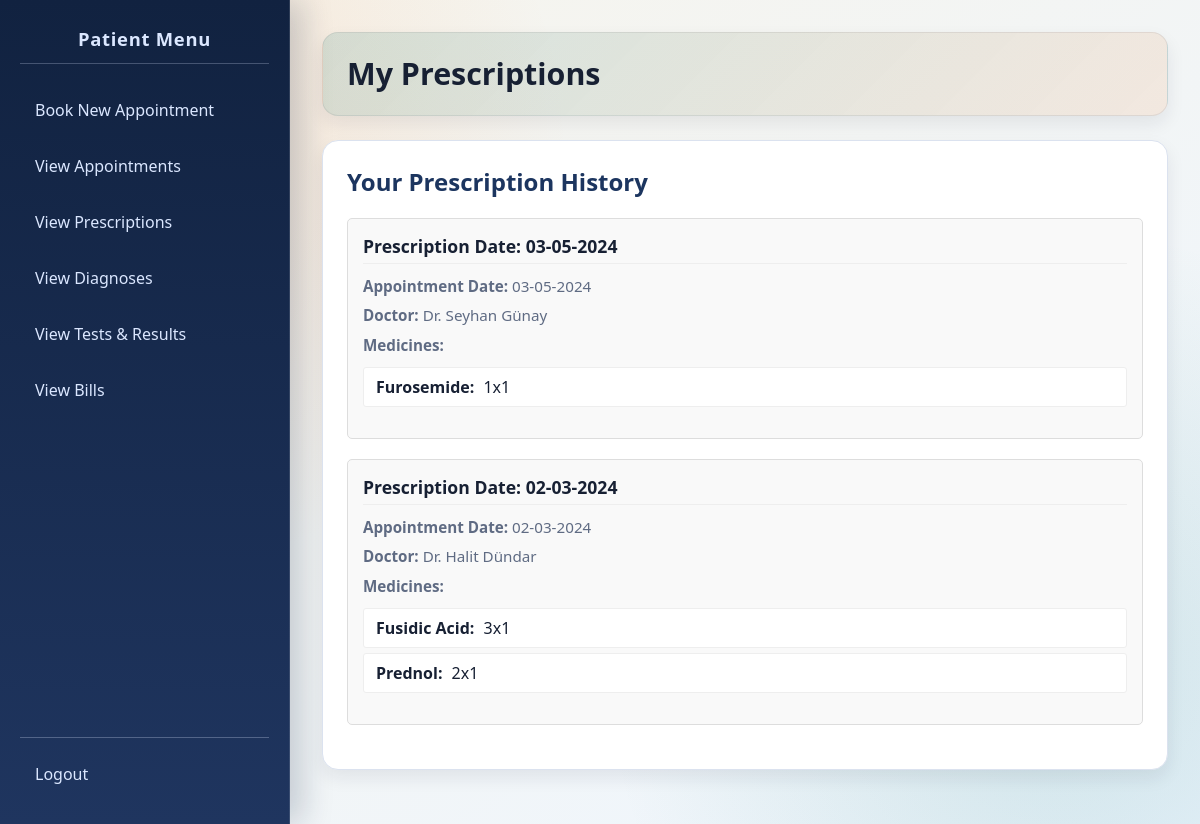
Page /patient/view_prescriptions.php (signed in) on the committed database.
### tables this page shows
CREATE TABLE `Appointment_Treatment` (
  `Appointment_ID` int(11) NOT NULL,
  `Medical_Treatment_ID` int(11) NOT NULL,
  `Dosage` varchar(50) DEFAULT NULL
);

CREATE TABLE `Appointment` (
  `Appointment_ID` int(11) NOT NULL,
  `Patient_ID` bigint(20) NOT NULL,
  `Doctor_ID` int(11) NOT NULL,
  `Nurse_ID` int(11) DEFAULT NULL,
  `Appointment_Date` date NOT NULL,
  `Appointment_Time` time NOT NULL,
  `Follow_Up_Appointment_ID` int(11) DEFAULT NULL,
  `Status` varchar(50) DEFAULT 'Scheduled'
);

CREATE TABLE `Medical_Treatment` (
  `Medical_Treatment_ID` int(11) NOT NULL,
  `Medical_Treatment` varchar(255) NOT NULL,
  `Treatment_Type` enum('Procedure','Medication','Other') NOT NULL DEFAULT 'Procedure',
  `Medication_Name` varchar(255) DEFAULT NULL,
  `Default_Dosage` varchar(50) DEFAULT NULL
);

### patient/view_prescriptions.php (the view, shortened to what this page needs)
<?php
require_once '../includes/db_connect.php';
$patient_id = $_SESSION['user_id'];
$prescriptions = [];
$fetch_error = null;
$sql = "SELECT
            atr.`Appointment_ID` AS `Prescription_ID`,
            a.`Appointment_Date` AS `Prescription_Date`,
            atr.`Dosage`,
            mt.`Medication_Name` AS `Medicine_Name`,
            a.`Appointment_Date` AS `Appointment_Date`,
            d.`Doctor_First_Name`,
            d.`Doctor_Last_Name`
        FROM `Appointment_Treatment` atr
        JOIN `Appointment` a ON atr.`Appointment_ID` = a.`Appointment_ID`
        JOIN `Medical_Treatment` mt ON atr.`Medical_Treatment_ID` = mt.`Medical_Treatment_ID`
        JOIN `Doctor` d ON a.`Doctor_ID` = d.`Doctor_ID`
        WHERE a.`Patient_ID` = ?
          AND mt.`Treatment_Type` = 'Medication'
          AND mt.`Medication_Name` IS NOT NULL
        ORDER BY a.`Appointment_Date` DESC, atr.`Appointment_ID` DESC, mt.`Medication_Name` ASC";
$stmt = $conn->prepare($sql);
if ($stmt) {
    $stmt->bind_param("i", $patient_id);
    $stmt->execute();
    $result = $stmt->get_result();
    while ($row = $result->fetch_assoc()) {
        $prescription_id = $row['Prescription_ID'];
        if (!isset($prescriptions[$prescription_id])) {
            $prescriptions[$prescription_id] = [
                'Prescription_Date' => $row['Prescription_Date'],
                'Appointment_Date' => $row['Appointment_Date'],
                'Doctor_Name' => $row['Doctor_First_Name'] . ' ' . $row['Doctor_Last_Name'],
                'Medicines' => []
            ];
        }
        $prescriptions[$prescription_id]['Medicines'][] = [
            'Medicine_Name' => $row['Medicine_Name'],
            'Dosage' => $row['Dosage']
        ];
    }
} else {
    $fetch_error = "Error fetching prescriptions: " . $conn->error;
}
?>
<!DOCTYPE html>
<html lang="en">
<head>
    <link rel="stylesheet" href="../css/style.css">
</head>
<body>
    <div class="sidebar">
        <h2>Patient Menu</h2>
        <ul>
            <li><a href="book_appointment.php">Book New Appointment</a></li>
            <li><a href="view_appointments.php">View Appointments</a></li>
            <li><a href="view_prescriptions.php">View Prescriptions</a></li>
            <li><a href="view_diagnoses.php">View Diagnoses</a></li>
            <li><a href="view_tests.php">View Tests & Results</a></li>
            <li><a href="view_bills.php">View Bills</a></li>
        </ul>
        <div class="logout-link">
             <a href="../logout.php">Logout</a>
        </div>
    </div>
    <div class="main-content">
        <div class="header">
             <h1>My Prescriptions</h1>
        </div>
        <div class="content-section">
            <h2>Your Prescription History</h2>
             <?php if ($fetch_error): ?>
                <p style="color: red;"><?php echo htmlspecialchars($fetch_error); ?></p>
            <?php elseif (empty($prescriptions)): ?>
                <p class="no-prescriptions">You do not have any prescriptions recorded.</p>
            <?php else: ?>
                <div class="prescription-list">
                    <?php foreach ($prescriptions as $id => $prescription): ?>
                        <div class="prescription-card">
                            <h3>
                                Prescription Date: <?php echo htmlspecialchars(date("d-m-Y", strtotime($prescription['Prescription_Date']))); ?>
                            </h3>
                            <p><strong>Appointment Date:</strong> <?php echo htmlspecialchars(date("d-m-Y", strtotime($prescription['Appointment_Date']))); ?></p>
                            <p><strong>Doctor:</strong> Dr. <?php echo htmlspecialchars($prescription['Doctor_Name']); ?></p>
                            <p><strong>Medicines:</strong></p>
                            <ul>
                                <?php foreach ($prescription['Medicines'] as $medicine): ?>
                                    <li>
                                        <strong><?php echo htmlspecialchars($medicine['Medicine_Name']); ?>:</strong>
                                        <?php echo htmlspecialchars($medicine['Dosage']); ?>
                                    </li>
                                <?php endforeach; ?>
                            </ul>
                        </div>
                    <?php endforeach; ?>
                </div>
            <?php endif; ?>
        </div>
    </div>
</body>
</html>

### css/style.css (style rules this page uses)
:root { --bg-start: #f7f4eb; --bg-end: #eef6ff; --panel: #ffffff; --ink: #172033; --muted: #5f6b83; --line: #dbe2ef; --accent: #0f766e; --accent-2: #f97316; --nav-start: #112240; --nav-end: #1f355f; --radius: 16px; --shadow-lg: 0 20px 40px rgba(17, 34, 64, 0.15); --shadow-sm: 0 8px 18px rgba(20, 30, 48, 0.08); }
* { box-sizing: border-box; }
body { font-family: "Trebuchet MS", "Segoe UI", sans-serif; margin: 0; min-height: 100vh; color: var(--ink); background: radial-gradient(circle at 12% 18%, rgba(249, 115, 22, 0.12), transparent 34%), radial-gradient(circle at 88% 82%, rgba(15, 118, 110, 0.14), transparent 36%), linear-gradient(145deg, var(--bg-start), var(--bg-end)); display: flex; }
.sidebar { width: 290px; color: #dbe7ff; padding: 26px 20px; display: flex; flex-direction: column; background: linear-gradient(180deg, var(--nav-start), var(--nav-end)); border-right: 1px solid rgba(255, 255, 255, 0.12); box-shadow: 12px 0 30px rgba(17, 34, 64, 0.2); }
.sidebar h2 { margin: 0 0 22px; text-align: center; font-size: 1.15rem; letter-spacing: 0.04em; padding-bottom: 12px; border-bottom: 1px solid rgba(219, 231, 255, 0.25); }
.sidebar ul { list-style: none; margin: 0; padding: 0; flex-grow: 1; }
.sidebar li { margin-bottom: 8px; }
.sidebar a { text-decoration: none; color: #dbe7ff; display: block; padding: 12px 14px; border-radius: 10px; border: 1px solid transparent; transition: transform 0.2s ease, background-color 0.2s ease, border-color 0.2s ease; }
.sidebar .logout-link { margin-top: auto; padding-top: 12px; border-top: 1px solid rgba(219, 231, 255, 0.28); }
.main-content { flex: 1; padding: 32px; overflow-y: auto; }
.main-content .header { padding: 22px 24px; margin-bottom: 24px; border-radius: var(--radius); background: linear-gradient(135deg, rgba(15, 118, 110, 0.14), rgba(249, 115, 22, 0.1)); border: 1px solid rgba(23, 32, 51, 0.08); box-shadow: var(--shadow-sm); }
.main-content .header h1 { margin: 0; font-size: 1.9rem; line-height: 1.25; }
.content-section { background: var(--panel); padding: 24px; border-radius: var(--radius); border: 1px solid var(--line); box-shadow: var(--shadow-sm); margin-bottom: 22px; }
.content-section h2 { margin-top: 0; color: #1c355f; }
.content-section p { color: var(--muted); line-height: 1.6; }
a { color: var(--accent); }

### patient/view_prescriptions.php (style rules this page uses)
.prescription-list { margin-top: 20px; }
.prescription-card { background-color: #f9f9f9; border: 1px solid #ddd; border-radius: 5px; padding: 15px; margin-bottom: 20px; }
.prescription-card h3 { margin-top: 0; margin-bottom: 10px; border-bottom: 1px solid #eee; padding-bottom: 5px; font-size: 1.1em; }
.prescription-card p { margin: 5px 0; font-size: 0.95em; }
.prescription-card ul { list-style: none; padding-left: 0; margin-top: 10px; }
.prescription-card li { background-color: #fff; border: 1px solid #eee; padding: 8px 12px; margin-bottom: 5px; border-radius: 3px; }
.prescription-card li strong { margin-right: 5px; }

### rows in the picture
appointment_treatment: Appointment_ID.Appointment_Date "03-05-2024", Doctor_Name "Seyhan Günay", Medical_Treatment_ID.Medication_Name "Furosemide", Dosage "1x1"
appointment_treatment: Medical_Treatment_ID.Medication_Name "Fusidic Acid", Dosage "3x1"
appointment_treatment: Medical_Treatment_ID.Medication_Name "Prednol", Dosage "2x1"

### other values in the picture
date("d-m-Y", strtotime($prescription['Prescription_Date'])) "02-03-2024"
date("d-m-Y", strtotime($prescription['Appointment_Date'])) "02-03-2024"
$prescription['Doctor_Name'] "Halit Dündar"
